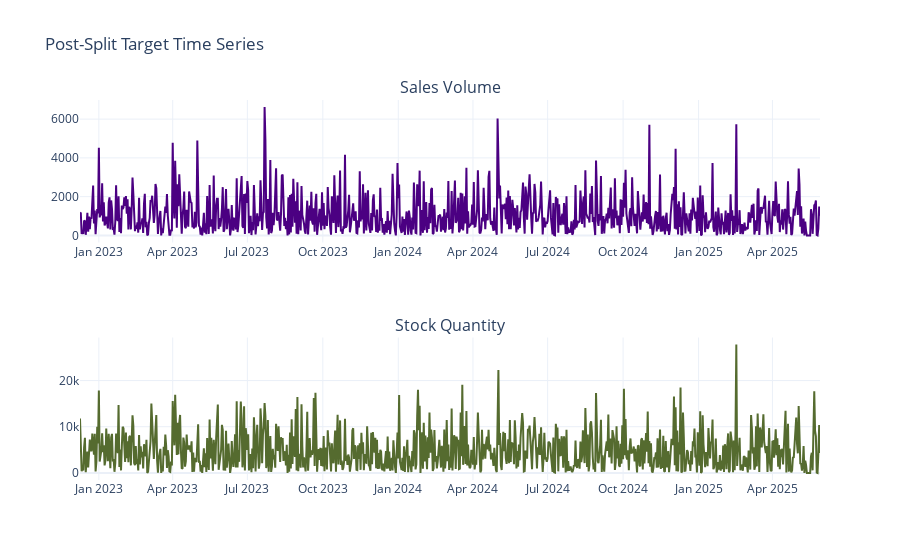

Notebook code cell kept with this figure:
### Code cell
# Create a blank subplot figure with 2 vertical panels and titles
fig = make_subplots(rows=2, cols=1, subplot_titles=['Sales Volume', 'Stock Quantity'])

# Create individual line plots for each target variabledf_target
fig1 = px.line(df_target, y=['sales_volume'], color_discrete_sequence=['indigo'])
fig2 = px.line(df_target, y=['stock_quantity'], color_discrete_sequence=['darkolivegreen'])

# Add the first plot (Sales Volume) to the top panel
fig.add_trace(fig1.data[0], row=1, col=1)
# Add the second plot (Stock Quantity) to the bottom panel
fig.add_trace(fig2.data[0], row=2, col=1)

# Adjust the overall figure layout (hide legend, set height)
fig.update_layout(showlegend=False, title_text="Post-Split Target Time Series")
# Display the interactive plot
fig.show()

### Figure 1 — Plotly figure (JSON) as saved in the notebook; plotly's stock layout.template omitted (floating-point values rounded to 4 significant figures; data arrays with more than 128 entries replaced by an {"elided": "..."} marker saying what was removed)
{"data": [{"hovertemplate": "variable=sales_volume<br>received_date=%{x}<br>value=%{y}<extra></extra>", "legendgroup": "sales_volume", "line": {"color": "indigo", "dash": "solid"}, "marker": {"symbol": "circle"}, "mode": "lines", "name": "sales_volume", "orientation": "v", "showlegend": true, "type": "scatter", "x": {"elided": "903 str values"}, "xaxis": "x", "y": {"elided": "903 int values"}, "yaxis": "y"}, {"hovertemplate": "variable=stock_quantity<br>received_date=%{x}<br>value=%{y}<extra></extra>", "legendgroup": "stock_quantity", "line": {"color": "darkolivegreen", "dash": "solid"}, "marker": {"symbol": "circle"}, "mode": "lines", "name": "stock_quantity", "orientation": "v", "showlegend": true, "type": "scatter", "x": {"elided": "903 str values"}, "xaxis": "x2", "y": {"elided": "903 int values"}, "yaxis": "y2"}], "layout": {"annotations": [{"font": {"size": 16}, "showarrow": false, "text": "Sales Volume", "x": 0.5, "xanchor": "center", "xref": "paper", "y": 1, "yanchor": "bottom", "yref": "paper"}, {"font": {"size": 16}, "showarrow": false, "text": "Stock Quantity", "x": 0.5, "xanchor": "center", "xref": "paper", "y": 0.375, "yanchor": "bottom", "yref": "paper"}], "showlegend": false, "title": {"text": "Post-Split Target Time Series"}, "xaxis": {"anchor": "y", "domain": [0, 1]}, "xaxis2": {"anchor": "y2", "domain": [0, 1]}, "yaxis": {"anchor": "x", "domain": [0.625, 1]}, "yaxis2": {"anchor": "x2", "domain": [0, 0.375]}}}
